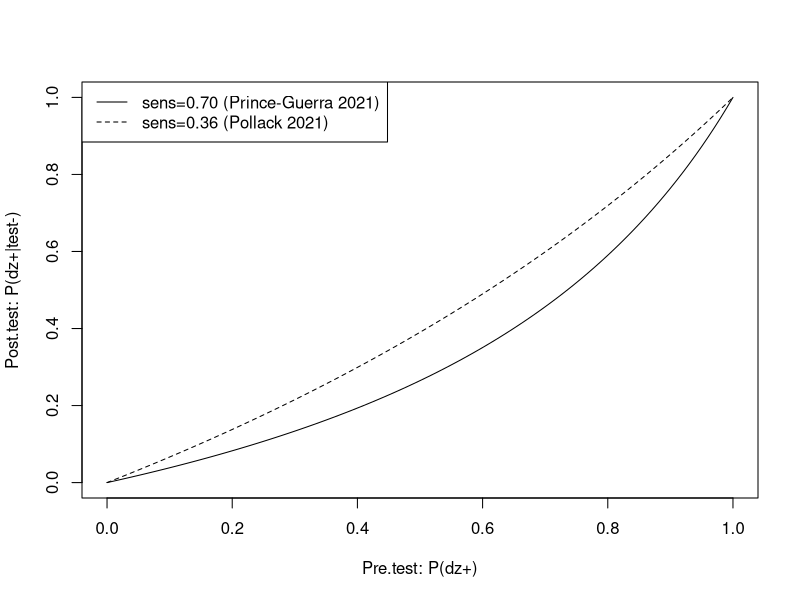

Write the R code that produced this figure.
## ---- chunk 1
knitr::opts_chunk$set(echo = TRUE)
## ---- chunk 2
like.rat=function(sens,spec,pretest){(1-sens)/((1-sens)*pretest+(spec)*(1-pretest))}
pretest=0.2
## ---- chunk 3
post.test.prob = function(sens,spec,pretest){
  like.rat(sens=sens,spec=spec,pretest=pretest)*pretest
}
## ---- chunk 4
pre.tests = seq(0,1,0.01)
get.post.tests = function(sens,spec,pretests){
post.tests = c()
for(i in 1:length(pre.tests)){
  post.tests[i]=post.test.prob(sens=sens,spec=spec,pretest=pre.tests[i])
}
post.tests
}
## ---- chunk 5
post.tests.6=get.post.tests(sens=0.64,spec=1,pretests)
plot(pre.tests,post.tests.6,type='l',xlab="Pre.test: P(dz+)",ylab="Post.test: P(dz+|test-)",lty=1)
post.tests.36=get.post.tests(sens=0.36,spec=1,pretests)
lines(pre.tests,post.tests.36,lty=2)
legend("topleft",c("sens=0.70 (Prince-Guerra 2021)","sens=0.36 (Pollack 2021)"),lty=c(1,2))
